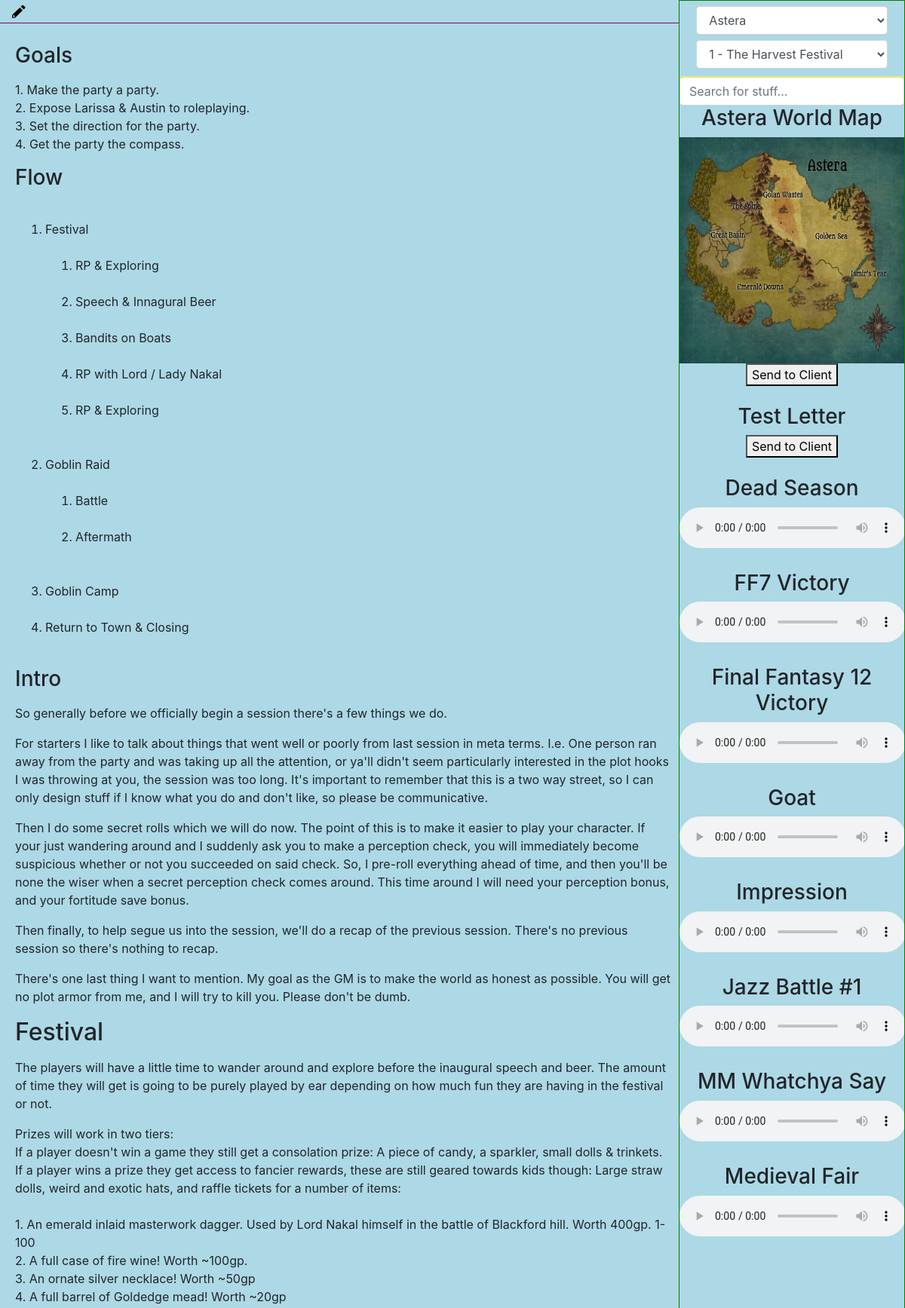
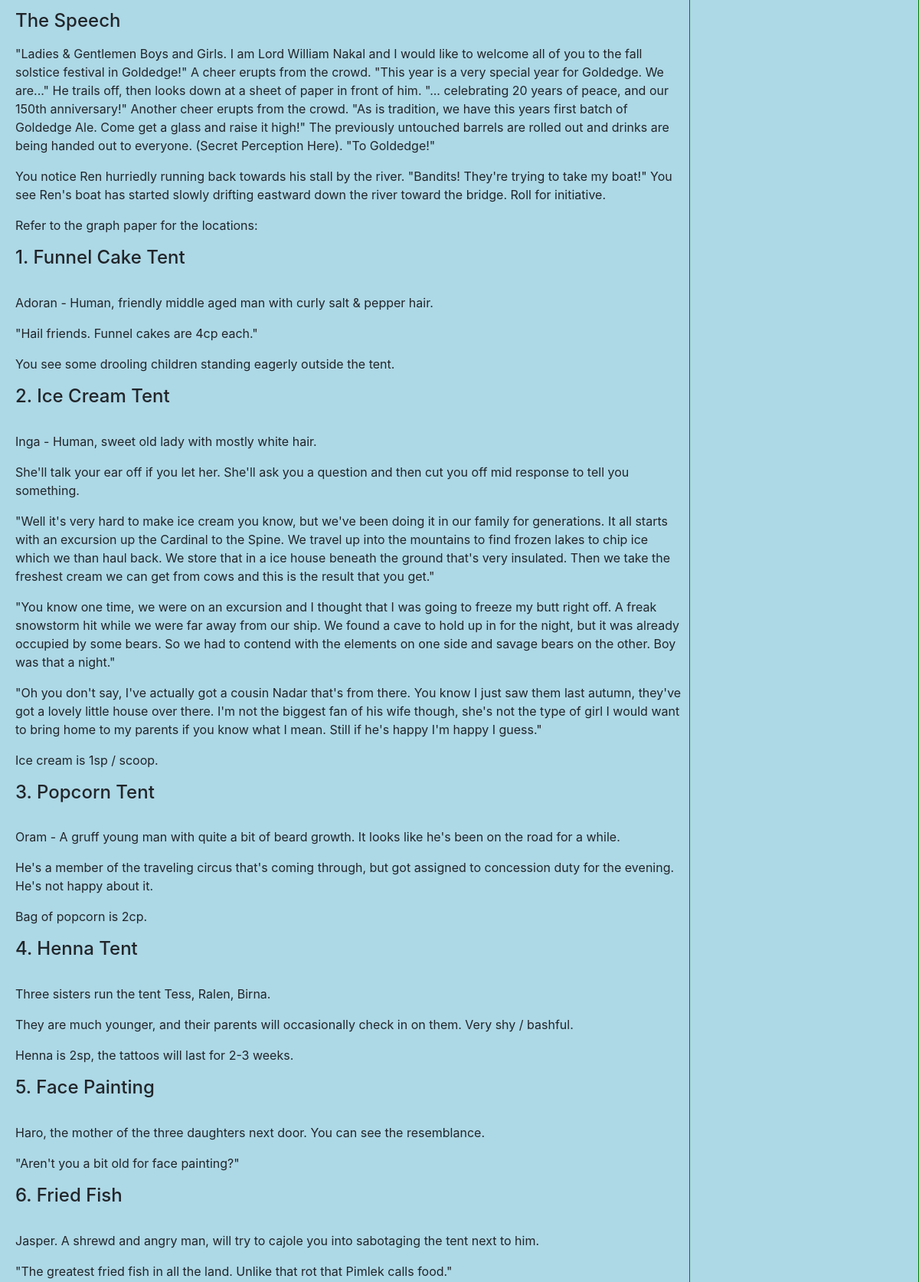
Page /panel/controls (upper part) on the committed database (2 pictures, top to bottom).
### panel/models.py (models this page shows, shortened)
class Session(models.Model):
  name = models.CharField(max_length=255)
  campaign = models.ForeignKey(Campaign, on_delete=models.CASCADE)
  flavor = models.TextField(default=None, blank=True)
  content = models.TextField(default=None, blank=True)
  reflection = models.TextField(default=None, blank=True)
  letters = models.ManyToManyField(Letter, blank=True)
  lores = models.ManyToManyField(Lore, blank=True)
  images = models.ManyToManyField(Image, blank=True)
  songs = models.ManyToManyField(Song, blank=True)

class Image(models.Model):
  name = models.CharField(max_length=255)
  flavor = models.TextField(default=None, blank=True)
  image_file = models.FileField(upload_to="images/")

class Letter(models.Model):
  name = models.CharField(max_length=255)
  flavor = models.TextField(default=None, blank=True)
  author = models.CharField(max_length=255)
  text = models.TextField()

class Song(models.Model):
  name = models.CharField(max_length=255)
  flavor = models.TextField(default=None, blank=True)
  tags = models.ManyToManyField(Tag, blank=True)
  loop = models.BooleanField(default=False)
  sound_file = models.FileField(upload_to="music/")

### panel/views.py (the view)
# urls.py: path("controls", views.controls),
def controls(request):
  campaigns = Campaign.objects.order_by("name")
  images = Image.objects.order_by("name")
  letters = Letter.objects.order_by("name")
  lores = Lore.objects.order_by("name")
  songs = Song.objects.order_by("name")
  if "campaign" not in request.session:
    request.session["campaign"] = campaigns[0].pk
  current_campaign = Campaign.objects.get(id=request.session["campaign"])
  sessions = current_campaign.session_set.all()
  if "session" not in request.session:
    request.session["session"] = sessions[0].pk
  print(request.session["campaign"])
  return render(request, "controls.html", {
    "campaigns": campaigns,
    "session": Session.objects.get(id=request.session["session"]),
    "sessions": sessions,
    "no_cache": random.randint(1, 100000000)
  })

### panel/templates/controls.html (shortened to what this page needs)
{% load static %}
<!DOCTYPE html>
<html>
  <head>
    <link rel="stylesheet" href="{% static "css/bootstrap.min.css" %}">
    <link rel="stylesheet" type="text/css" href="{% static "css/controls.css" %}?version={{no_cache}}" />
  </head>
  <body>
    <div class="container-fluid main-content">
      <div class="row main-content">
        <div class="content-panel col-lg-9">
          <div class="content-controls">
            <button id="edit-session" class="control-button flex-center">
              <img class="icon-button" src="{% static "icons/pencil.svg" %}" />
            </button>
          </div>
          <div class="session-content">
            {% include "session_content.html" with session=session %}
          </div>
        </div>
        <div class="session-panel col-lg-3">
          <div class="selectors">
            <div class="row selector-row flex-center">
              <select id="campaign-selector" class="pretty-select form-control">
                {% for campaign in campaigns %}
                  <option value="{{campaign.pk}}"
                  {% if campaign.pk == request.session.campaign %}
                  selected="selected"
                  {% endif %}
                  >{{campaign.name}}</option>
                {% endfor %}
              </select>
            </div>
            <div class="row selector-row flex-center">
              <select id="session-selector" class="pretty-select form-control">
                {% for session in sessions %}
                  <option value="{{session.pk}}"
                  {% if session.pk == request.session.session %}
                  selected="selected"
                  {% endif %}
                  >{{session.name}}</option>
                {% endfor %}
              </select>
            </div>
          </div>
          <div class="auto-complete-input flex-center">
            <input type="text" id="input-keyword" class="form-control" placeholder="Search for stuff..." aria-label="Search for stuff...">
          </div>
          <div class="session-items">
            {% include "session_panel.html" with images=images letters=letters songs=songs %}
          </div>
        </div>
      </div>
    </div>
  </body>
</html>

### panel/templates/session_content.html (shortened to what this page needs)
<div id="session-html">
  {{ session.content | safe | linebreaks }}
</div>

### panel/templates/session_panel.html
{% for image in session.images.all %}
  <h3>{{image.name}}</h3>
  <img height="300px" width="300px" src="{{image.image_file.url}}" />
  <button onclick="send_message({type: 'image', path: '{{image.image_file.url}}'})">Send to Client</button>
{% endfor %}
<br /><br />
{% for letter in session.letters.all %}
  <h3>{{letter.name}}</h3>
  <button onclick="send_message({type: 'letter', text: '{{letter.text | escapejs}}'})">Send to Client</button>
{% endfor %}
<br /><br />
{% for song in session.songs.all|dictsort:"name" %}
  <h3 class="song-name">{{song.name}}</h3>
  <audio controls {% if song.loop %} loop {% endif %}>
    <source src="{{song.sound_file.url}}" />
  </audio>
  <br /><br />
{% endfor %}

### panel/static/css/controls.css (style rules this page uses)
html { height: 100%; }
body { background-color: #add8e6; height: 100%; overflow-y: hidden; overflow-x: auto; }
.main-content { height: 100%; }
.flex-center { display: flex; align-items: center; justify-content: center; }
.content-panel { height: 100%; width: 100%; overflow-y: hidden; overflow-x: hidden; padding: 0px; }
.content-controls { height: 31px; width: 100%; padding-left: 10px; }
.session-content { height: calc(100% - 31px); overflow-y: auto; padding: 10px 10px 10px 20px; }
.content-controls { border-bottom: 1px solid purple; }
.control-button { background-color: transparent; height: 30px; width: 30px; border: 1px solid transparent; border-radius: 5px; }
.icon-button { height: 20px; width: 20px; }
.session-panel { background-color: #add8e6; border: 1px solid green; left: 0; top: 0; height: 100%; padding: 0px; margin: 0px; overflow-y: auto; }
.selectors { width: 100%; border-bottom: 1px solid yellow; padding-bottom: 10px; }
.selector-row { width: 85%; margin: auto; margin-top: 7px; }
.session-items { text-align: center; }
.auto-complete-input { width: 100%; }

### rows in the picture
Session: content "Goals 1. Make the party a party. 2. Expose Larissa & Austin to roleplaying. 3. Set the direction for the party. 4. Get the party the compass. Flow Festival RP & Exploring Speech & Innagural Beer Bandits on Boats RP with Lord / Lady Nakal RP & Exploring Goblin Raid Battle Aftermath Goblin Camp Return to Town & Closing Intro So generally before we officially begin a session there's a few things we do. For starters I like to talk about things that went well or poorly from last session in meta terms. I.e. One person ran away from the party and was taking up all the attention, or ya'll didn't seem particularly interested in the plot hooks I was throwing at you, the session was too long. It's…"
Image: name "Astera World Map", image_file (picture)
Letter: name "Test Letter"
Song: name "Dead Season"
Song: name "FF7 Victory"
Song: name "Final Fantasy 12 Victory"
Song: name "Goat"
Song: name "Impression"
Song: name "Jazz Battle #1"
Song: name "MM Whatchya Say"
Song: name "Medieval Fair"

### other values in the picture
form field value "Astera"
form field value "1 - The Harvest Festival"
